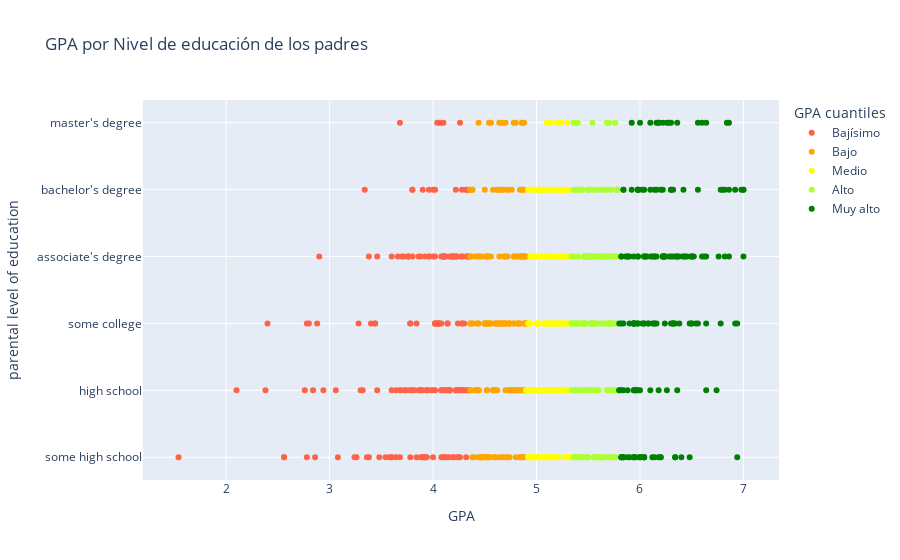

Here is the notebook cell this chart was saved with:
### Code cell
# Código para quintiles 
# La variable que contenga los quintiles debe llamarse GPA cuantiles para que el gráfico funcione.

# Código de gráfico 
fig = px.scatter(
    df_grades.sort_values(by="GPA"),
    x="GPA",
    y="parental level of education",
    hover_data=["gender"],
    color="GPA cuantiles",
    title="GPA por Nivel de educación de los padres",
    color_discrete_sequence=["tomato", "orange", "yellow", "greenyellow", "green"]
)

fig

### Figure 1 — Plotly figure (JSON) as saved in the notebook; plotly's stock layout.template omitted (floating-point values rounded to 4 significant figures; data arrays with more than 128 entries replaced by an {"elided": "..."} marker saying what was removed)
{"data": [{"customdata": {"elided": "176x1 str values"}, "hovertemplate": "GPA cuantiles=Bajísimo<br>GPA=%{x}<br>parental level of education=%{y}<br>gender=%{customdata[0]}<extra></extra>", "legendgroup": "Bajísimo", "marker": {"color": "tomato", "symbol": "circle"}, "mode": "markers", "name": "Bajísimo", "orientation": "h", "showlegend": true, "type": "scatter", "x": {"elided": "176 float values"}, "xaxis": "x", "y": {"elided": "176 str values"}, "yaxis": "y"}, {"customdata": {"elided": "175x1 str values"}, "hovertemplate": "GPA cuantiles=Bajo<br>GPA=%{x}<br>parental level of education=%{y}<br>gender=%{customdata[0]}<extra></extra>", "legendgroup": "Bajo", "marker": {"color": "orange", "symbol": "circle"}, "mode": "markers", "name": "Bajo", "orientation": "h", "showlegend": true, "type": "scatter", "x": {"elided": "175 float values"}, "xaxis": "x", "y": {"elided": "175 str values"}, "yaxis": "y"}, {"customdata": {"elided": "180x1 str values"}, "hovertemplate": "GPA cuantiles=Medio<br>GPA=%{x}<br>parental level of education=%{y}<br>gender=%{customdata[0]}<extra></extra>", "legendgroup": "Medio", "marker": {"color": "yellow", "symbol": "circle"}, "mode": "markers", "name": "Medio", "orientation": "h", "showlegend": true, "type": "scatter", "x": {"elided": "180 float values"}, "xaxis": "x", "y": {"elided": "180 str values"}, "yaxis": "y"}, {"customdata": {"elided": "172x1 str values"}, "hovertemplate": "GPA cuantiles=Alto<br>GPA=%{x}<br>parental level of education=%{y}<br>gender=%{customdata[0]}<extra></extra>", "legendgroup": "Alto", "marker": {"color": "greenyellow", "symbol": "circle"}, "mode": "markers", "name": "Alto", "orientation": "h", "showlegend": true, "type": "scatter", "x": {"elided": "172 float values"}, "xaxis": "x", "y": {"elided": "172 str values"}, "yaxis": "y"}, {"customdata": {"elided": "172x1 str values"}, "hovertemplate": "GPA cuantiles=Muy alto<br>GPA=%{x}<br>parental level of education=%{y}<br>gender=%{customdata[0]}<extra></extra>", "legendgroup": "Muy alto", "marker": {"color": "green", "symbol": "circle"}, "mode": "markers", "name": "Muy alto", "orientation": "h", "showlegend": true, "type": "scatter", "x": {"elided": "172 float values"}, "xaxis": "x", "y": {"elided": "172 str values"}, "yaxis": "y"}], "layout": {"legend": {"title": {"text": "GPA cuantiles"}, "tracegroupgap": 0}, "title": {"text": "GPA por Nivel de educación de los padres"}, "xaxis": {"anchor": "y", "domain": [0, 1], "title": {"text": "GPA"}}, "yaxis": {"anchor": "x", "domain": [0, 1], "title": {"text": "parental level of education"}}}}
